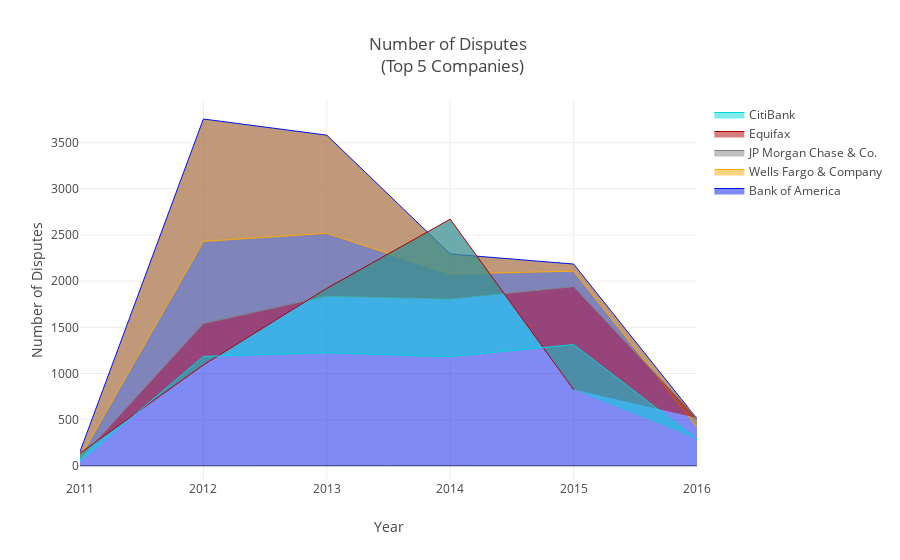

Source (notebook cell):
### Code cell
# Implementing line chart (top 5 companies with complaints)
boa_disputes_amount = boa_disputes['CRM'].values.tolist()
wfc_disputes_amount = wfc_disputes['CRM'].values.tolist()
jp_disputes_amount = jp_disputes['CRM'].values.tolist()
equi_disputes_amount = equi_disputes['CRM'].values.tolist()
citi_disputes_amount = citi_disputes['CRM'].values.tolist()

# Text to add
boa_text = [str(dis) + '\n Disputes'  for dis in boa_disputes_amount]
wfc_text = [str(wfc) + '\n Disputes'  for wfc in wfc_disputes_amount]
jp_text = [str(jp) + '\n Disputes' for jp in jp_disputes_amount]
equi_text = [str(equi) + '\n Disputes' for equi in equi_disputes_amount]
citi_text = [str(citi) + '\n Disputes' for citi in citi_disputes_amount]

boa_disputes_chart = go.Scatter(
    x=years,
    y=boa_disputes_amount,
    text=boa_text,
    name='Bank of America', 
    hoverinfo='x+text',
    mode='lines',
    line=dict(width=1,
             color='rgb(0, 22, 235)',
             ),
    fill='tonexty'
)

wfc_disputes_chart = go.Scatter(
    x=years,
    y=wfc_disputes_amount,
    text=wfc_text,
    name="Wells Fargo & Company", 
    hoverinfo='x+text',
    mode='lines',
    line=dict(width=1,
             color='rgb(275, 170, 0)',
             ),
    fill='tonexty'
)


jp_disputes_chart = go.Scatter(
    x=years,
    y=jp_disputes_amount,
    text=jp_text,
    name='JP Morgan Chase & Co.',
    hoverinfo='x+text',
    mode='lines',
    line=dict(width=1,
             color='rgb(128, 128, 128)',
             ),
    fill='tonexty'
)

equi_disputes_chart = go.Scatter(
    x=years,
    y=equi_disputes_amount,
    text=equi_text,
    name='Equifax',
    hoverinfo='x+text',
    mode='lines',
    line=dict(width=1,
             color='rgb(175, 0, 0)',
             ),
    fill='tonexty'
)

citi_disputes_chart = go.Scatter(
    x=years,
    y=citi_disputes_amount,
    text=citi_text,
    name='CitiBank',
    hoverinfo='x+text',
    mode='lines',
    line=dict(width=1,
             color='rgb(0, 215, 215)',
             ),
    fill='tonexty'
)

data = [boa_disputes_chart, wfc_disputes_chart, jp_disputes_chart, equi_disputes_chart, citi_disputes_chart]

layout = dict(title = 'Number of Disputes <br> (Top 5 Companies)',
              xaxis = dict(title = 'Year'),
              yaxis = dict(title = 'Number of Disputes')
             )


fig = dict(data=data, layout=layout)


iplot(fig, filename='basic-area-no-bound')

### Figure 1 — Plotly figure (JSON) as saved in the notebook; plotly's stock layout.template omitted (floating-point values rounded to 4 significant figures)
{"data": [{"fill": "tonexty", "hoverinfo": "x+text", "line": {"color": "rgb(0, 22, 235)", "width": 1}, "mode": "lines", "name": "Bank of America", "text": ["154\n Disputes", "3756\n Disputes", "3581\n Disputes", "2294\n Disputes", "2185\n Disputes", "510\n Disputes"], "type": "scatter", "x": [2011, 2012, 2013, 2014, 2015, 2016], "y": [154, 3756, 3581, 2294, 2185, 510]}, {"fill": "tonexty", "hoverinfo": "x+text", "line": {"color": "rgb(275, 170, 0)", "width": 1}, "mode": "lines", "name": "Wells Fargo & Company", "text": ["89\n Disputes", "2430\n Disputes", "2518\n Disputes", "2077\n Disputes", "2108\n Disputes", "422\n Disputes"], "type": "scatter", "x": [2011, 2012, 2013, 2014, 2015, 2016], "y": [89, 2430, 2518, 2077, 2108, 422]}, {"fill": "tonexty", "hoverinfo": "x+text", "line": {"color": "rgb(128, 128, 128)", "width": 1}, "mode": "lines", "name": "JP Morgan Chase & Co.", "text": ["76\n Disputes", "1540\n Disputes", "1836\n Disputes", "1805\n Disputes", "1940\n Disputes", "519\n Disputes"], "type": "scatter", "x": [2011, 2012, 2013, 2014, 2015, 2016], "y": [76, 1540, 1836, 1805, 1940, 519]}, {"fill": "tonexty", "hoverinfo": "x+text", "line": {"color": "rgb(175, 0, 0)", "width": 1}, "mode": "lines", "name": "Equifax", "text": ["136\n Disputes", "1092\n Disputes", "1922\n Disputes", "2671\n Disputes", "826\n Disputes"], "type": "scatter", "x": [2011, 2012, 2013, 2014, 2015, 2016], "y": [136, 1092, 1922, 2671, 826]}, {"fill": "tonexty", "hoverinfo": "x+text", "line": {"color": "rgb(0, 215, 215)", "width": 1}, "mode": "lines", "name": "CitiBank", "text": ["52\n Disputes", "1184\n Disputes", "1225\n Disputes", "1182\n Disputes", "1313\n Disputes", "289\n Disputes"], "type": "scatter", "x": [2011, 2012, 2013, 2014, 2015, 2016], "y": [52, 1184, 1225, 1182, 1313, 289]}], "layout": {"title": "Number of Disputes <br> (Top 5 Companies)", "xaxis": {"title": "Year"}, "yaxis": {"title": "Number of Disputes"}}}
